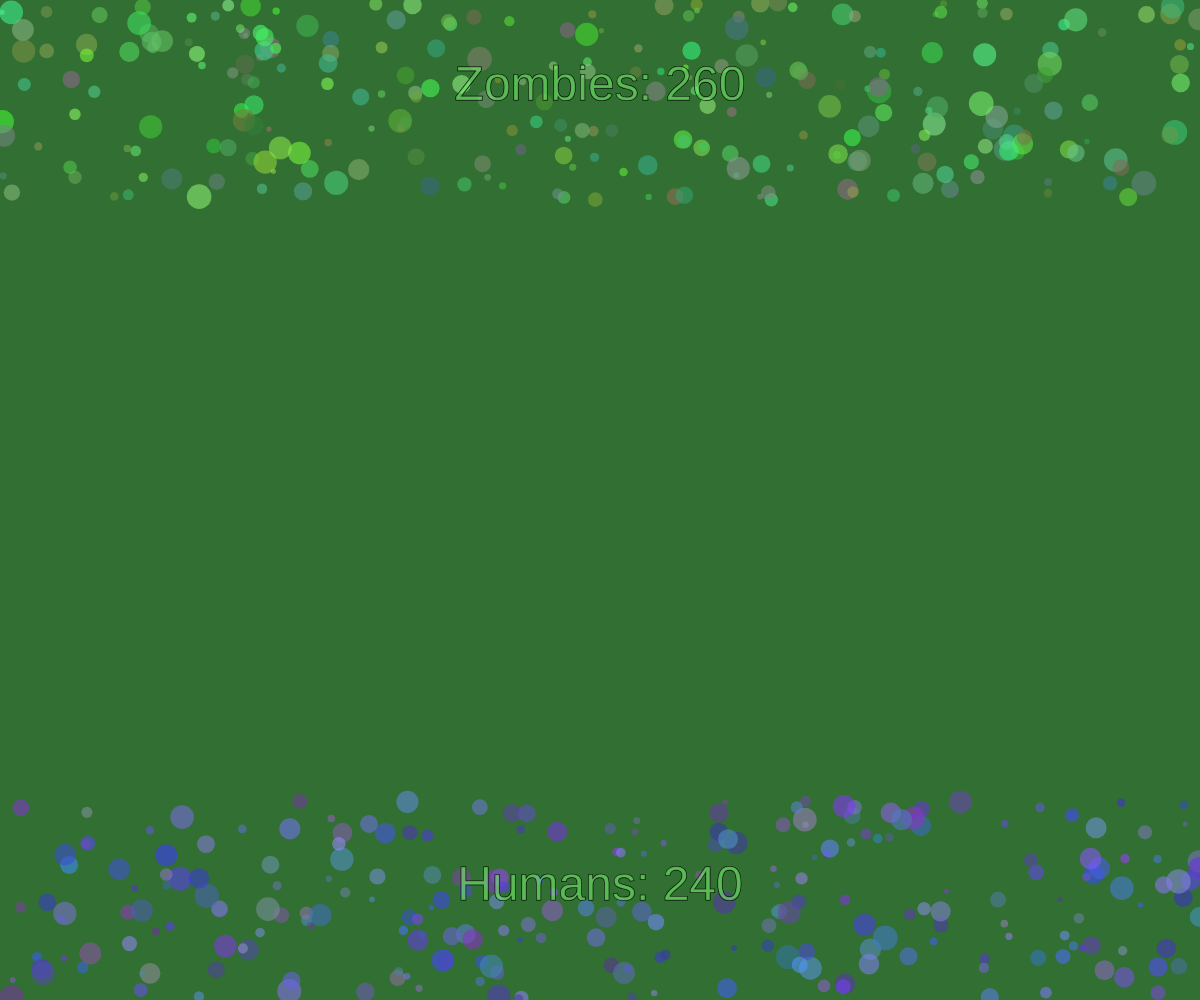
Frame 1 (no input)
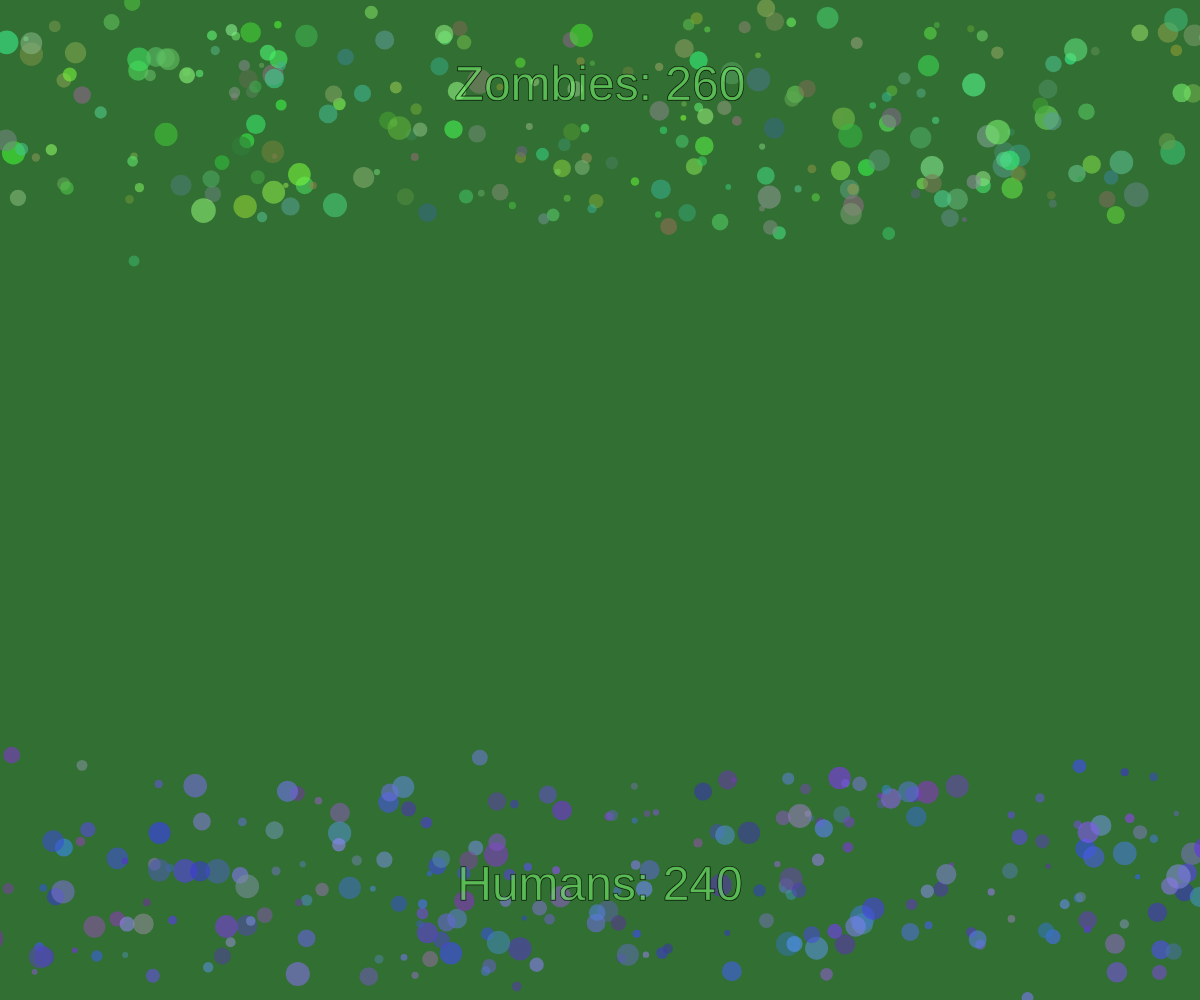
Frame 60 (no input)
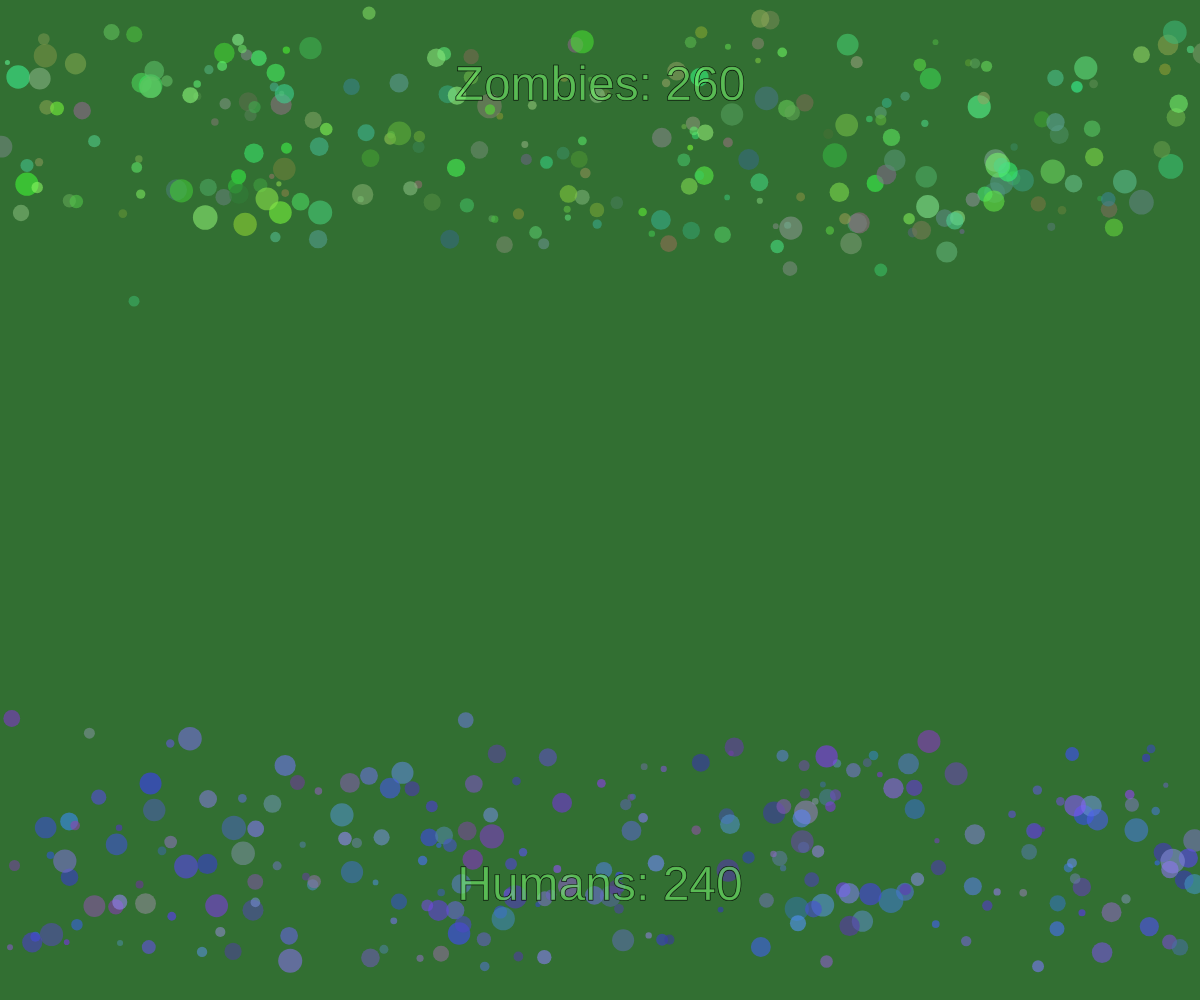
Frame 120 (the mouse pressed at the canvas centre since frame 60)

The p5.js sketch that drew these frames (run headless with seeded random() and noise() and a simulated clock; from frame 60 on, the mouse is pressed at the canvas centre):

// p5.js sketch
// ── sketch.js
// Zombulator by Joshua Dendauw
// CS 160 Exercise 20: Collisions

var backgroundColor;

const MIN_SIZE = 5;
const MAX_SIZE = 25;
const POPULATION_SIZE = 500;

var population = [];

var zombieCount = 0;
var humanCount = 0;

function setup() {
  createCanvas(windowWidth, windowHeight);
  backgroundColor = color(50, 111, 50);
  initializePopulation();
}

function draw() {
  background(backgroundColor);
  noStroke();
  drawPopulation();
  movePopulation();
  drawPopulationCounts();
  handleCollisions();
}

function handleCollisions() {
	for (var i = 0; i < POPULATION_SIZE; ++i) {
		var attacker = population[i];
		for (var j = i + 1; j < POPULATION_SIZE; ++j) {
			var target = population[j];
			if (attacker.isTouching(target)) {
				print("Fight! Fight! Fight!");

			}

		}
	}
}

function initializePopulation() {
  for (var i = 0; i < POPULATION_SIZE; ++i) {
    var humanoid_type = random(0, 100);
    if (humanoid_type <= 50) {
      population[i] = initializeZombie();
      ++zombieCount;
    } else {
      population[i] = initializeHuman();
      ++humanCount;
    }
  }
}

function drawPopulationCounts() {
  stroke(0);
  textSize(48);
  textAlign(CENTER);
  text("Zombies: " + zombieCount, width / 2, 100);
  text("Humans: " + humanCount, width / 2, height - 100);
}

function drawPopulation() {
  for (var i = 0; i < POPULATION_SIZE; ++i) {
    population[i].draw();
  }
}

function movePopulation() {
  for (var i = 0; i < POPULATION_SIZE; ++i) {
    population[i].move();
  }
}

function initializeZombie() {
  return {
  	humanoidType: "zombie",
    x: random(0, windowWidth),
    y: random(0, 200),
    speed: random(0.75, 3),
    size: random(MIN_SIZE, MAX_SIZE),
    color: color(random(50, 150), random(100, 255), random(50, 150), 150),
    move: function() {
      var direction = random(0, 100);
      if (direction < 20) {
        this.x += this.speed;
      } else if (direction < 40) {
        this.x -= this.speed;
      } else if (direction < 60) {
        this.y -= this.speed;
      } else {
        this.y += this.speed;
      }
    },
    draw: function() {
      fill(this.color);
      ellipse(this.x, this.y, this.size, this.size);
    },
    isTouching: function(target) {
      if (this.humanoidType == target.humanoidType) return false;
      var distance = dist(this.x, this.y, target.x, target.y);
      return distance <= (this.size/2 + target.size/2);
    }
  };
}

function initializeHuman() {
  return {
  	humanoidType: "human",
    x: random(0, windowWidth),
    y: random(windowHeight - 200, windowHeight),
    speed: random(0.75, 3),
    size: random(MIN_SIZE, MAX_SIZE),
    color: color(random(50, 150), random(50, 150), random(150, 255), 150),
    move: function() {
        var direction = random(0, 100);
        if (direction < 20) {
          this.x += this.speed;
        } else if (direction < 40) {
          this.x -= this.speed;
        } else if (direction < 60) {
          this.y += this.speed;
        } else {
          this.y -= this.speed;
        }
      },
    draw: function() {
        fill(this.color);
        ellipse(this.x, this.y, this.size, this.size);
    },
    isTouching: function(target) {
      if (this.humanoidType == target.humanoidType) return false;
      var distance = dist(this.x, this.y, target.x, target.y);
      return distance <= (this.size/2 + target.size/2);
    }
  };
}
// ── Index.html
<html>
  <head>
  	<title>Zombulator, by Joshua Dendauw</title>
    <script src="https://cdnjs.cloudflare.com/ajax/libs/p5.js/0.5.14/p5.js"></script>
    <script src="sketch.js"></script>
  </head>
  <body>
  </body>
</html>
